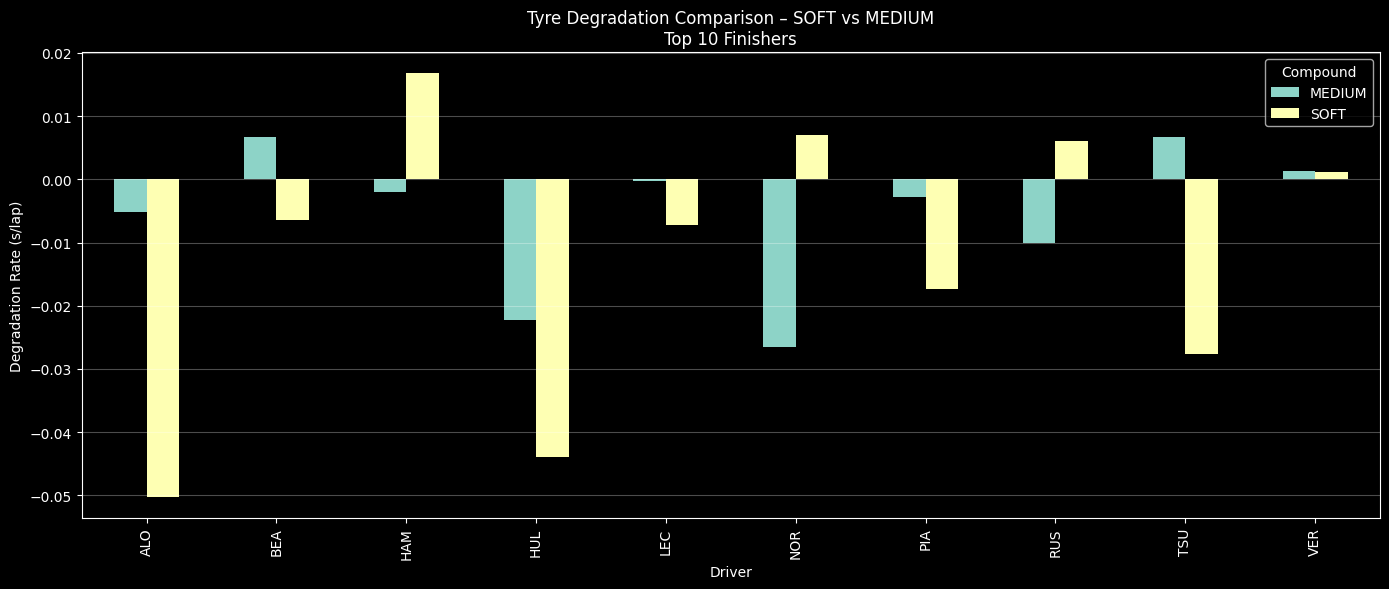

Reproduce this figure in Python.
import fastf1, os
import pandas as pd
import numpy as np
import matplotlib.pyplot as plt
from pathlib import Path

# ===== CONFIG =====
YEAR = 2025
GP = "United States Grand Prix"
SESSION = "R"
COMPOUNDS = ["SOFT", "MEDIUM"]
TOP_N = 10
CACHE_DIR = Path("/content/fastf1_cache")

# ===== CACHE =====
CACHE_DIR.mkdir(parents=True, exist_ok=True)
fastf1.Cache.enable_cache(CACHE_DIR)

# ===== LOAD =====
session = fastf1.get_session(YEAR, GP, SESSION)
session.load()

laps = session.laps
laps = laps[laps["IsAccurate"]].copy()
laps["LapTimeSec"] = laps["LapTime"].dt.total_seconds()

drivers = (
    session.results
    .sort_values("Position")
    .head(TOP_N)["Abbreviation"]
    .tolist()
)

laps = laps[
    laps["Driver"].isin(drivers) &
    laps["PitInTime"].isna() &
    laps["PitOutTime"].isna() &
    laps["Compound"].isin(COMPOUNDS)
]

# ===== REMOVE OUTLIERS (IQR per driver, compound, stint) =====
clean = []

for (d, c, s), dl in laps.groupby(["Driver","Compound","Stint"]):
    if len(dl) < 5:
        continue
    q1, q3 = dl["LapTimeSec"].quantile([0.25, 0.75])
    iqr = q3 - q1
    dl = dl[(dl["LapTimeSec"] >= q1-1.5*iqr) & (dl["LapTimeSec"] <= q3+1.5*iqr)]
    clean.append(dl)

clean = pd.concat(clean)

# ===== CALCULATE DEGRADATION SLOPE =====
records = []

for (d, c), dl in clean.groupby(["Driver","Compound"]):
    stint_id = dl.groupby("Stint").size().idxmax()
    st = dl[dl["Stint"] == stint_id]
    if len(st) < 5:
        continue
    slope = np.polyfit(st["TyreLife"], st["LapTimeSec"], 1)[0]
    records.append({"Driver": d, "Compound": c, "Degradation_s_per_lap": slope})

deg = pd.DataFrame(records)

# ===== PLOT =====
pivot = deg.pivot(index="Driver", columns="Compound", values="Degradation_s_per_lap")
pivot.plot(kind="bar", figsize=(14,6))

plt.title("Tyre Degradation Comparison – SOFT vs MEDIUM\nTop 10 Finishers")
plt.ylabel("Degradation Rate (s/lap)")
plt.grid(axis="y", alpha=0.3)
plt.tight_layout()
plt.show()

pivot
